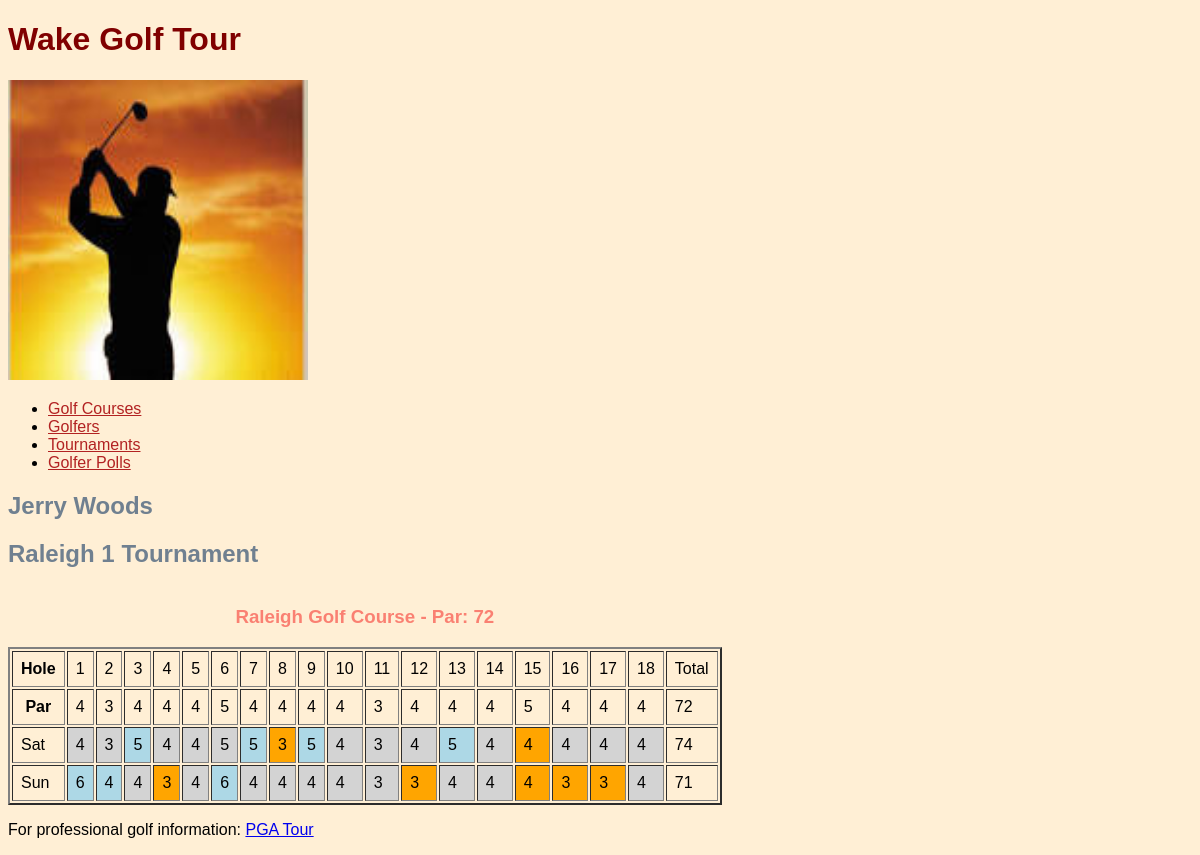
The app's page /golfer/1/round_scores/ with its own data.
### golfer/models.py (models this page shows, shortened)
class TournGolfer(models.Model):
    tg_id = models.AutoField(primary_key=True)
    tg_tourn = models.ForeignKey(Tournament, models.DO_NOTHING)
    tg_golfer = models.ForeignKey(Golfer, models.DO_NOTHING)
    def getGolferName(self):
        return self.tg_golfer.golfer_name
    def getTournName(self):
        return self.tg_tourn.tourn_name
    class Meta:
        managed = False
        db_table = 'TournGolfer'
        verbose_name = "Tournament Golfer"
        verbose_name_plural = "Tournament Golfers"

class Golfer(models.Model):
    golfer_id = models.AutoField(primary_key=True)
    golfer_name = models.TextField()
    golfer_birthdate = models.DateField()
    golfer_city = models.TextField(default='unknown', blank=True)
    class Meta:
        managed = True
        db_table = 'Golfer'

class GolferRoundScores(models.Model):
    grs_id = models.AutoField(primary_key=True)
    grs_tourn_golfer = models.ForeignKey(TournGolfer, models.DO_NOTHING)
    grs_round = models.ForeignKey(Round, models.DO_NOTHING)
    grs_total_score = models.IntegerField()
    grs_hole1_score = models.IntegerField()
    grs_hole2_score = models.IntegerField()
    grs_hole3_score = models.IntegerField()
    grs_hole4_score = models.IntegerField()
    grs_hole5_score = models.IntegerField()
    grs_hole6_score = models.IntegerField()
    grs_hole7_score = models.IntegerField()
    grs_hole8_score = models.IntegerField()
    grs_hole9_score = models.IntegerField()
    grs_hole10_score = models.IntegerField()
    grs_hole11_score = models.IntegerField()
    grs_hole12_score = models.IntegerField()
    grs_hole13_score = models.IntegerField()
    grs_hole14_score = models.IntegerField()
    grs_hole15_score = models.IntegerField()
    grs_hole16_score = models.IntegerField()
    grs_hole17_score = models.IntegerField()
    grs_hole18_score = models.IntegerField()
    class Meta:
        managed = False
        db_table = 'GolferRoundScores'
        verbose_name = "Golfer Round Score"
        verbose_name_plural = "Golfer Round Scores"
    def getParDiffs(self):
        score = list()
        for i in range(18):
            score.append(getattr(self, 'grs_hole{}_score'.format(i+1)))
        parList = self.grs_tourn_golfer.tg_tourn.tourn_course.getParList()
        round_scores_diff = list()
        for i in range(18):
            hole_score_par_diff = list()
            hole_score = score[i]
            hole_par = parList[i]
            hole_diff = hole_par - hole_score
            hole_score_par_diff.append(hole_score)
            hole_score_par_diff.append(hole_diff)
            round_scores_diff.append(hole_score_par_diff)
        return round_scores_diff

### tournament/models.py (models this page shows, shortened)
class Tournament(models.Model):
    tourn_id = models.AutoField(primary_key=True)
    tourn_name = models.TextField()
    tourn_course = models.ForeignKey(GolfCourse, models.DO_NOTHING)
    tourn_start_date = models.DateField()
    tourn_num_rounds = models.IntegerField()
    tourn_num_golfers = models.IntegerField()
    class Meta:
        managed = False
        db_table = 'Tournament'

class Round(models.Model):
    round_id = models.AutoField(primary_key=True)
    round_tourn = models.ForeignKey(Tournament, models.DO_NOTHING)
    round_day = models.TextField()
    class Meta:
        managed = False
        db_table = 'Round'
    def __str__(self):
        return ("{}".format (self.round_day))

### golf_course/models.py (models this page shows, shortened)
class GolfCourse(models.Model):
    course_id = models.AutoField(primary_key=True)
    course_name = models.TextField()
    course_total_par = models.IntegerField()
    class Meta:
        managed = False
        db_table = 'GolfCourse'
        verbose_name = "Golf Course"
        verbose_name_plural = "Golf Courses"
    def getParList(self):
        holes = Hole.objects.filter(hole_course_id=self.course_id)
        parList = list()
        for hole in holes:
            parList.append(hole.hole_par)
        return parList

class Hole(models.Model):
    hole_id = models.AutoField(primary_key=True)
    hole_course = models.ForeignKey(GolfCourse, models.DO_NOTHING)
    hole_number = models.IntegerField()
    hole_par = models.IntegerField()
    class Meta:
        managed = False
        db_table = 'Hole'

### golfer/views.py (the view)
# urls.py: path('<int:pk>/round_scores/', views.GolferRoundScoresView.as_view(), name='golfer_round_scores'),
class GolferRoundScoresView(generic.DetailView):
    model = TournGolfer
    template_name = 'golfer/golfer_round_scores.html'
    def get_context_data(self, **kwargs):
        context = super(GolferRoundScoresView, self).get_context_data(**kwargs)
        tourn_golfer = self.get_object()
        tg_id = self.kwargs.get('pk')
        scores = GolferRoundScores.objects.filter(grs_tourn_golfer_id=tg_id)
        tournament = Tournament.objects.filter(pk=tourn_golfer.tg_tourn.tourn_id).get()
        golf_course = GolfCourse.objects.filter(pk=tournament.tourn_course.course_id).get()
        holes = Hole.objects.filter(hole_course_id=golf_course.course_id)
        context['tourn_golfer'] = tourn_golfer
        context['tournament'] = tournament
        context['golf_course'] = golf_course
        context['scores'] = scores
        context['holes'] = holes
        return context

### golfer/templates/golfer/golfer_round_scores.html (shortened to what this page needs)
{% extends parent_template|default:"golfer/base_golfer.html" %}
{% block content %}
  <h2>{{ tourn_golfer.getGolferName }}</h2>
  <h2>{{ tourn_golfer.getTournName }} Tournament</h2>
  <dl>
    <table class="Score Card" border="2" cellpadding="8">
      <caption>
        <h3>{{ golf_course.course_name }} - Par:
            {{ golf_course.course_total_par }} </h3>
      </caption>
        <tr>
          <th>Hole</th>
          {% for hole in holes %}
          <td>
            {{ hole.hole_number }}
          </td>
          {% endfor %}
          <td>Total</td>
        </tr>
        <tr>
          <th>Par</th>
          {% for hole in holes %}
          <td>
            {{ hole.hole_par }}
          </td>
          {% endfor %}
          <td>{{ golf_course.course_total_par}}</td>
        </tr>
        {% for score in scores %}
          <tr>
            <td>{{ score.grs_round }}</td>
            {% for score, diff in score.getParDiffs %}
              {% if diff < 0 %}
                <td style=" background-color: lightblue">{{ score }}</td>
              {% elif diff > 0 %}
                <td style=" background-color: orange">{{ score }}</td>
              {% else %}
                <td style=" background-color: lightgray">{{ score }}</td>
              {% endif %}
            {% endfor %}
            <td>{{ score.grs_total_score }}</td>
          </tr>
        {% endfor %}
    </table>
  </dl>
{% endblock %}

### golfer/static/golfer/styles.css (style rules this page uses)
body { background-color: papayawhip; font-family: Verdana, Geneva, sans-serif }
h2 { color: slategrey; font-family: Tahoma, Geneva, sans-serif margin-left: 20px; }
h3 { color: salmon; font-family: Verdana, Geneva, sans-serif }

### records on screen
TournGolfer: getGolferName "Jerry Woods", getTournName "Raleigh 1"
GolfCourse: course_name "Raleigh Golf Course", course_total_par "72"
Hole: hole_number "1", hole_par "4"
Hole: hole_number "2", hole_par "3"
Hole: hole_number "3", hole_par "4"
Hole: hole_number "4", hole_par "4"
Hole: hole_number "5", hole_par "4"
Hole: hole_number "6", hole_par "5"
Hole: hole_number "7", hole_par "4"
Hole: hole_number "8", hole_par "4"
Hole: hole_number "9", hole_par "4"
Hole: hole_number "10", hole_par "4"
Hole: hole_number "11", hole_par "3"
Hole: hole_number "12", hole_par "4"
Hole: hole_number "13", hole_par "4"
Hole: hole_number "14", hole_par "4"
Hole: hole_number "15", hole_par "5"
Hole: hole_number "16", hole_par "4"
Hole: hole_number "17", hole_par "4"
Hole: hole_number "18", hole_par "4"
GolferRoundScores: grs_round "Sat", getParDiffs "4" "3" "4" "4" "5" "4" "3" "4" "4" "4" "4" "4", getParDiffs "5" "5" "5" "5", getParDiffs "3" "4", grs_total_score "74"
GolferRoundScores: grs_round "Sun", getParDiffs "6" "4" "6", getParDiffs "4" "4" "4" "4" "4" "4" "3" "4" "4" "4", getParDiffs "3" "3" "4" "3" "3", grs_total_score "71"
